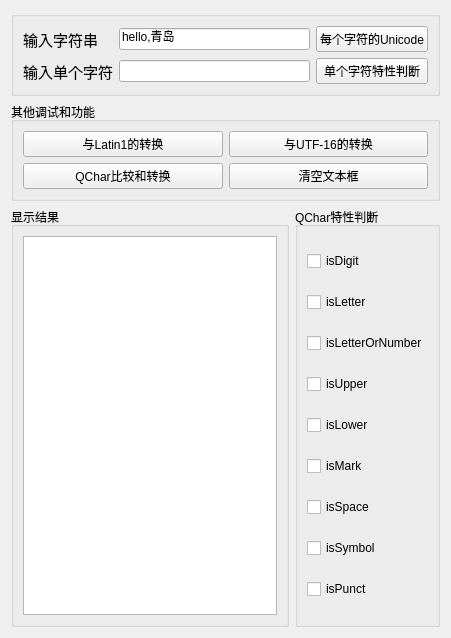
<?xml version="1.0" encoding="UTF-8"?>
<ui version="4.0">
 <class>Widget</class>
 <widget class="QWidget" name="Widget">
  <property name="geometry">
   <rect>
    <x>0</x>
    <y>0</y>
    <width>451</width>
    <height>638</height>
   </rect>
  </property>
  <property name="windowTitle">
   <string>Widget</string>
  </property>
  <layout class="QVBoxLayout" name="verticalLayout_2">
   <item>
    <layout class="QVBoxLayout" name="verticalLayout">
     <item>
      <widget class="QGroupBox" name="groupBox">
       <property name="title">
        <string/>
       </property>
       <layout class="QGridLayout" name="gridLayout">
        <item row="0" column="0">
         <widget class="QLabel" name="label">
          <property name="minimumSize">
           <size>
            <width>50</width>
            <height>20</height>
           </size>
          </property>
          <property name="font">
           <font>
            <pointsize>11</pointsize>
           </font>
          </property>
          <property name="text">
           <string>输入字符串</string>
          </property>
         </widget>
        </item>
        <item row="0" column="1">
         <widget class="QLineEdit" name="editStr">
          <property name="text">
           <string>hello,青岛</string>
          </property>
         </widget>
        </item>
        <item row="0" column="2">
         <widget class="QPushButton" name="btnGetChars">
          <property name="text">
           <string>每个字符的Unicode</string>
          </property>
         </widget>
        </item>
        <item row="1" column="0">
         <widget class="QLabel" name="label_2">
          <property name="minimumSize">
           <size>
            <width>50</width>
            <height>20</height>
           </size>
          </property>
          <property name="font">
           <font>
            <pointsize>11</pointsize>
           </font>
          </property>
          <property name="text">
           <string>输入单个字符</string>
          </property>
         </widget>
        </item>
        <item row="1" column="1">
         <widget class="QLineEdit" name="editChar"/>
        </item>
        <item row="1" column="2">
         <widget class="QPushButton" name="btnCharJudge">
          <property name="text">
           <string>单个字符特性判断</string>
          </property>
         </widget>
        </item>
       </layout>
      </widget>
     </item>
     <item>
      <widget class="QGroupBox" name="groupBox_2">
       <property name="title">
        <string>其他调试和功能</string>
       </property>
       <layout class="QGridLayout" name="gridLayout_2">
        <item row="0" column="0">
         <widget class="QPushButton" name="btnComvLatin1">
          <property name="text">
           <string>与Latin1的转换</string>
          </property>
         </widget>
        </item>
        <item row="0" column="1">
         <widget class="QPushButton" name="pushButton_4">
          <property name="text">
           <string>与UTF-16的转换</string>
          </property>
         </widget>
        </item>
        <item row="1" column="0">
         <widget class="QPushButton" name="btnCompare">
          <property name="text">
           <string>QChar比较和转换</string>
          </property>
         </widget>
        </item>
        <item row="1" column="1">
         <widget class="QPushButton" name="btnClear">
          <property name="text">
           <string>清空文本框</string>
          </property>
         </widget>
        </item>
       </layout>
      </widget>
     </item>
    </layout>
   </item>
   <item>
    <layout class="QGridLayout" name="gridLayout_5">
     <item row="0" column="0">
      <widget class="QGroupBox" name="groupBox_3">
       <property name="title">
        <string>显示结果</string>
       </property>
       <layout class="QGridLayout" name="gridLayout_3">
        <item row="0" column="1">
         <widget class="QPlainTextEdit" name="plainTextEdit"/>
        </item>
       </layout>
      </widget>
     </item>
     <item row="0" column="1">
      <widget class="QGroupBox" name="groupBox_4">
       <property name="title">
        <string>QChar特性判断</string>
       </property>
       <layout class="QGridLayout" name="gridLayout_4">
        <item row="6" column="0">
         <widget class="QCheckBox" name="chkSpace">
          <property name="text">
           <string>isSpace</string>
          </property>
         </widget>
        </item>
        <item row="0" column="0">
         <widget class="QCheckBox" name="chkDigit">
          <property name="text">
           <string>isDigit</string>
          </property>
         </widget>
        </item>
        <item row="3" column="0">
         <widget class="QCheckBox" name="chkUpper">
          <property name="text">
           <string>isUpper</string>
          </property>
         </widget>
        </item>
        <item row="5" column="0">
         <widget class="QCheckBox" name="chkMark">
          <property name="text">
           <string>isMark</string>
          </property>
         </widget>
        </item>
        <item row="7" column="0">
         <widget class="QCheckBox" name="chkSymbol">
          <property name="text">
           <string>isSymbol</string>
          </property>
         </widget>
        </item>
        <item row="2" column="0">
         <widget class="QCheckBox" name="chkLetterOrNumber">
          <property name="text">
           <string>isLetterOrNumber</string>
          </property>
         </widget>
        </item>
        <item row="1" column="0">
         <widget class="QCheckBox" name="chkLetter">
          <property name="text">
           <string>isLetter</string>
          </property>
         </widget>
        </item>
        <item row="4" column="0">
         <widget class="QCheckBox" name="chkLower">
          <property name="text">
           <string>isLower</string>
          </property>
         </widget>
        </item>
        <item row="8" column="0">
         <widget class="QCheckBox" name="chkPunct">
          <property name="text">
           <string>isPunct</string>
          </property>
         </widget>
        </item>
       </layout>
      </widget>
     </item>
    </layout>
   </item>
  </layout>
 </widget>
 <resources/>
 <connections/>
</ui>
